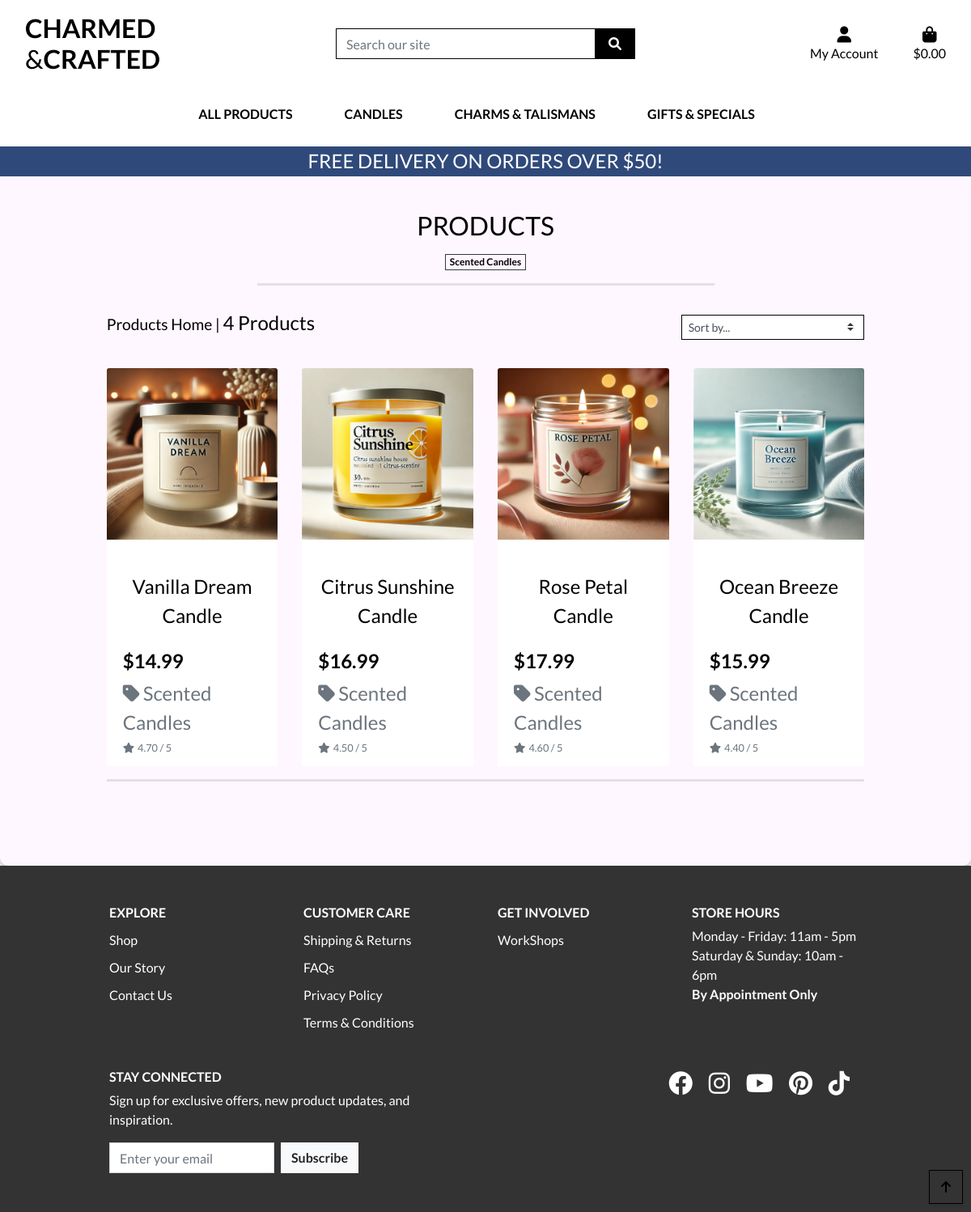
Page /products/?category=scented_candles on the committed database.
### products/models.py (models this page shows, shortened)
class Category(models.Model):
    class Meta:
        verbose_name_plural = 'Categories'
    name = models.CharField(max_length=254, unique=True)
    friendly_name = models.CharField(
        max_length=254,
        null=True,
        blank=True,
        verbose_name="Friendly Name"
        )

class Product(models.Model):
    category = models.ForeignKey('Category',
                                 null=True,
                                 blank=True,
                                 on_delete=models.CASCADE
                                 )
    sku = models.CharField(max_length=254, null=True, blank=True)
    name = models.CharField(max_length=254)
    description = models.TextField()
    has_sizes = models.BooleanField(
        default=False,
        null=True,
        blank=True
    )
    price = models.DecimalField(max_digits=6, decimal_places=2)
    rating = models.DecimalField(
        max_digits=6,
        decimal_places=2,
        null=True,
        blank=True
    )
    image_url = models.URLField(max_length=1024, null=True, blank=True)
    image = models.ImageField(null=True, blank=True)
    updated_at = models.DateTimeField(auto_now=True)
    @property
    def average_rating(self):
        avg_rating = self.reviews.aggregate(
            avg_rating=Avg('rating'))['avg_rating']
        return avg_rating if avg_rating is not None else self.rating

### products/views.py (the view, shortened to what this page needs)
# urls.py: path('', views.all_products, name='products'),
def all_products(request):
    products = Product.objects.all()
    query = None
    categories = None
    sort = None
    direction = None
    if request.GET:
        if 'category' in request.GET:
            categories = request.GET['category'].split(',')
            products = products.filter(category__name__in=categories)
            categories = Category.objects.filter(name__in=categories)
    current_sorting = f'{sort}_{direction}'
    context = {
        'products': products,
        'search_term': query,
        'current_categories': categories,
        'current_sorting': current_sorting,
    }
    return render(request, 'products/products.html', context)

### home/forms.py
class SubscriptionForm(forms.ModelForm):
    class Meta:
        model = Subscription
        fields = ['email']
        widgets = {
            'email': forms.EmailInput(attrs={
                'class': 'form-control mr-2 mb-2 mb-lg-0',
                'placeholder': 'Enter your email',
                'style': 'border-radius: 0;',
                'id': 'id_subscription_email',
            }),
        }

### bag/contexts.py (called while the page is built, shortened)
def bag_contents(request):
    bag_items = []
    total = 0
    product_count = 0
    bag = request.session.get('bag', {})
    if total < settings.FREE_DELIVERY_THRESHOLD:
        delivery = total * Decimal(settings.STANDARD_DELIVERY_PERCENTAGE / 100)
        free_delivery_delta = settings.FREE_DELIVERY_THRESHOLD - total
    else:
        delivery = 0
        free_delivery_delta = 0
    grand_total = delivery + total
    context = {
        'bag_items': bag_items,
        'total': total,
        'product_count': product_count,
        'delivery': delivery,
        'free_delivery_delta': free_delivery_delta,
        'free_delivery_threshold': settings.FREE_DELIVERY_THRESHOLD,
        'grand_total': grand_total,
    }
    return context

### home/context_processors.py (called while the page is built)
def subscription_form(request):
    return {'subscription_form': SubscriptionForm()}

### products/templates/products/products.html (shortened to what this page needs)
{% extends "base.html" %}
{% load static %}
{% block page_header %}
    <div class="container header-container">
    </div>
{% endblock %}
{% block content %}
<div class="overlay">
    <div class="container-fluid">
        <div class="row">
            <div class="col text-center mt-3">
                <h2 class="logo-font text-black">Products</h2>
                {% for c in current_categories %}
                    <a class="category-badge text-decoration-none" href="{% url 'products' %}?category={{ c.name }}">
                        <span class="mt-2 badge badge-white text-black rounded-0 border border-dark">{{ c.friendly_name }}</span>
                    </a>
                {% endfor %}
                <hr class="w-50 mb-1">
            </div>
        </div>
        <div class="row">
            <div class="product-container col-10 offset-1">
                <div class="row mt-1 mb-2">
                    <div class="col-12 col-md-6 my-auto order-md-last d-flex justify-content-center justify-content-md-end">
                        <div class="sort-select-wrapper w-50">
                            <select id="sort-selector" class="custom-select custom-select-sm rounded-0 border border-{% if current_sorting != 'None_None' %}info{% else %}black{% endif %}">
                                <option value="reset" {% if current_sorting == 'None_None' %}selected{% endif %}> Sort by...</option>
                            </select>
                        </div>
                    </div>
                    <div class="col-12 col-md-6 order-md-first">
                        <p class="text-center text-black text-md-left">
                            {% if search_term or current_categories or current_sorting != 'None_None' %}
                                <span class="small"><a class="text-black" href="{% url 'products' %}">Products Home</a> | </span>
                            {% endif %}
                            {{ products|length }} Products{% if search_term %} found for <strong>"{{ search_term }}"</strong>{% endif %}
                        </p>
                    </div>
                </div>
                <div class="row">
                    {% for product in products %}
                        <div class="col-sm-6 col-md-6 col-lg-4 col-xl-3">
                            <div class="card h-100 border-0">
                                {% if product.image %}
                                <a href="{% url 'product_detail' product.id %}">
                                    <img class="card-img-top img-fluid" src="{{ product.image.url }}" alt="{{ product.name }}">
                                </a>
                                {% else %}
                                <a href="{% url 'product_detail' product.id %}">
                                    <img class="card-img-top img-fluid" src="{{ MEDIA_URL }}noimage.webp" alt="{{ product.name }}">
                                </a>
                                {% endif %}
                                <div class="card-body pb-0">
                                    <p class="mb-0 text-black">{{ product.name }}</p>
                                </div>
                                <div class="card-footer bg-white pt-0 border-0 text-left">
                                    <div class="row">
                                        <div class="col">
                                            <p class="lead mb-0 text-black text-left font-weight-bold">${{ product.price }}</p>
                                            {% if product.category %}
                                            <p class="small mt-1 mb-0">
                                                <a class="text-muted" href="{% url 'products' %}?category={{ product.category.name }}">
                                                    <i class="fas fa-tag mr-1"></i>{{ product.category.friendly_name }}
                                                </a>
                                            </p>
                                            {% endif %}
                                            {% if product.rating %}
                                                <small class="text-muted"><i class="fas fa-star mr-1"></i>{{ product.average_rating }} / 5</small>
                                            {% else %}
                                                <small class="text-muted">No Rating</small>
                                            {% endif %}
                                        </div>
                                    </div>
                                </div>
                            </div>
                        </div>
                        {% if forloop.counter|divisibleby:4 %}
                            <div class="col-12 d-none d-xl-block mb-5">
                                <hr>
                            </div>
                        {% endif %}
                    {% endfor %}
                </div>
            </div>
        </div>
    </div>
</div>
<div class="btt-button shadow-sm rounded-0 border border-black">
    <a class="btt-link d-flex h-100">
        <i class="fas fa-arrow-up text-black mx-auto my-auto"></i>
    </a>
</div>
{% endblock %}

### static/css/base.css (style rules this page uses)
html, body { height: 100%; margin: 0; display: flex; flex-direction: column; }
body { height: 100%; color: #ffffff; font-family: 'Lato'; display: flex; flex-direction: column; }
hr { border-top: 3px solid rgba(0, 0, 0, .1); }
.logo-font { text-transform: uppercase; }
.text-black { color: #000 !important; }
.border-black { border: 1px solid black !important; }
.btt-button { height: 42px; width: 42px; position: fixed; bottom: 10px; right: 10px; }
.btt-link, .update-link, .remove-item { cursor: pointer; }
.footer .form-inline input { width: auto; padding: 0.375rem 0.75rem; border-radius: 0; }
.overlay { background: #fff7ff; padding: 80px 20px 40px 20px; text-align: center; border-radius: 10px; box-shadow: 0 4px 10px rgba(0, 0, 0, 0.3); color: #060606; min-height: 80vh; }
.overlay p { font-size: 1.5rem; margin: 20px 0 30px; font-weight: 400; }
@media (min-width: 992px) { .header-container { padding-top: 164px; } }
@media (min-width: 1200px) { .container { max-width: 80%; } }

### rows in the picture
Category: friendly_name "Scented Candles"
Product: image (picture), name "Vanilla Dream Candle", price "14.99", category.friendly_name "Scented Candles", average_rating "4.70"
Product: image (picture), name "Citrus Sunshine Candle", price "16.99", category.friendly_name "Scented Candles", average_rating "4.50"
Product: image (picture), name "Rose Petal Candle", price "17.99", category.friendly_name "Scented Candles", average_rating "4.60"
Product: image (picture), name "Ocean Breeze Candle", price "15.99", category.friendly_name "Scented Candles", average_rating "4.40"

### other values in the picture
{{ free_delivery_threshold }} "50"
{{ products|length }} "4"
